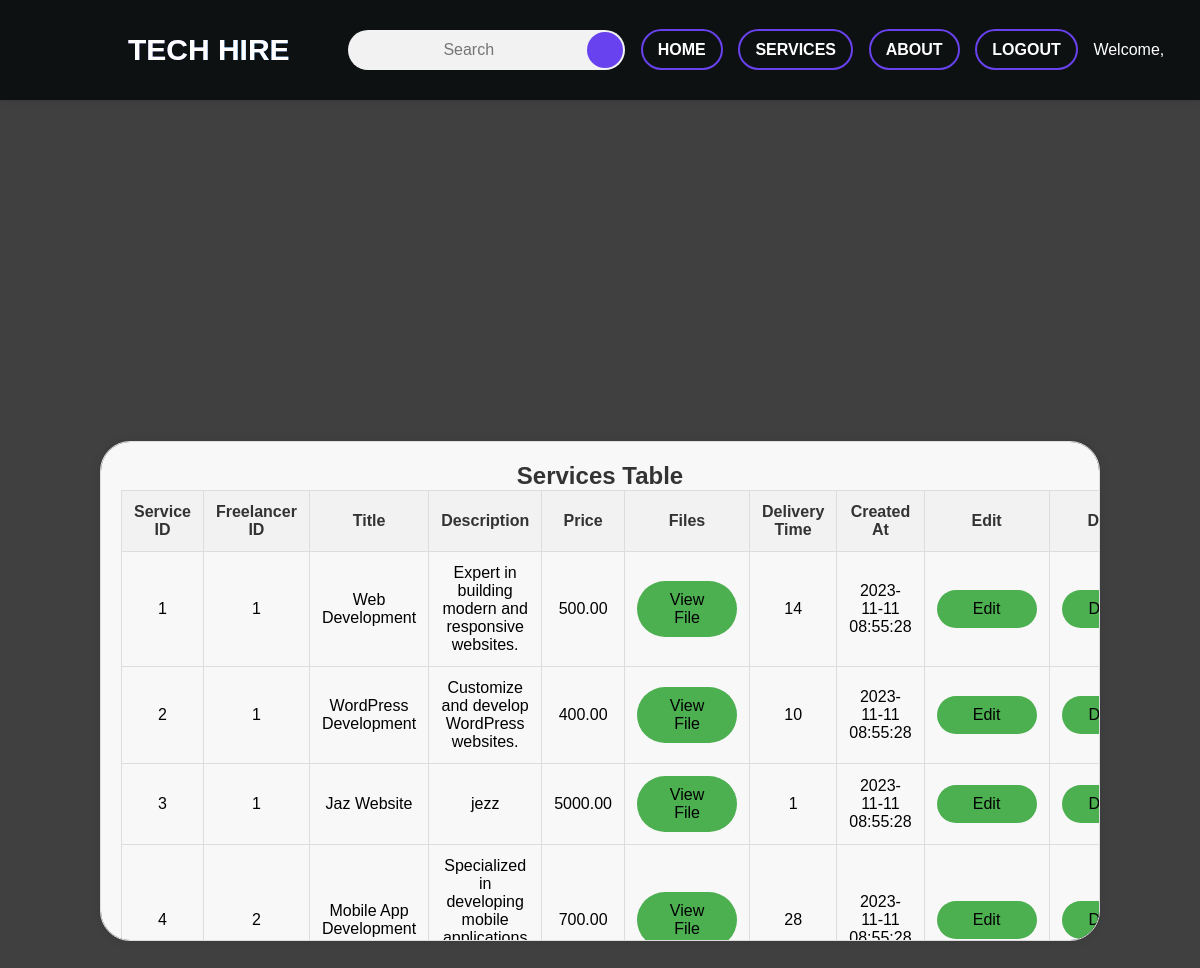
The app's page /actions/createservice.php (signed in) with its own data.
### tables this page shows
CREATE TABLE `services` (
  `service_id` int(11) NOT NULL,
  `freelancer_id` int(11) NOT NULL,
  `title` varchar(255) NOT NULL,
  `descriptions` text NOT NULL,
  `price` decimal(10,2) NOT NULL,
  `delivery_time` int(11) DEFAULT NULL,
  `created_at` timestamp NOT NULL DEFAULT current_timestamp(),
  `files` varchar(255) DEFAULT NULL
);

### actions/createservice.php (the view, shortened to what this page needs)
<!DOCTYPE html>
<html lang="en">
<head>
    <link rel='stylesheet' href="../css/createservice.css">
</head>
<body>
    <?php
    include('../includes/connect.php');
    include('../includes/header.php');
    if (isset($_SESSION["user_type"])) {
        if ($_SESSION["user_type"] == "freelancer") {
            $user_id = $_SESSION["user_id"];
            $sql = "SELECT freelancer_id FROM freelancers WHERE user_id = ?";
  $stmt = $conn->prepare($sql);
  $stmt->bind_param('s', $user_id);
  $stmt->execute();
  $result = $stmt->get_result();
  if ($result->num_rows > 0) {
    $row = $result->fetch_assoc();
    $freelancerId = $row['freelancer_id'];
  } else {
    echo "User not found in the freelancer table.";
    exit();
  }
  if ($_SERVER['REQUEST_METHOD'] === 'POST') {
    $title = $_POST['title'];
    $description = $_POST['description'];
    $price = $_POST['price'];
    $deliveryTime = $_POST['initialDays'];
    $createdAt = date('Y-m-d H:i:s');
    $file_name = $_FILES['attached_file']['name'];
    $file_temp = $_FILES['attached_file']['tmp_name'];
    $uploads_dir = $_SERVER['DOCUMENT_ROOT'] . '/project-root/uploads/';
    $destination = $uploads_dir . $file_name;
    if (move_uploaded_file($file_temp, $destination)) {
      $sql = "INSERT INTO services (freelancer_id, title, descriptions, price, delivery_time, created_at, files)
              VALUES (?, ?, ?, ?, ?, ?, ?)";
      $stmtInsert = $conn->prepare($sql);
      $stmtInsert->bind_param('sssssss', $freelancerId, $title, $description, $price, $deliveryTime, $createdAt, $file_name);
      if ($stmtInsert->execute() === TRUE) {
          $_SESSION['success_message'] = 'Service created successfully!';
      } else {
          echo "Error: " . $conn->error;
      }
  } else {
      echo "File upload failed.";
  }
  }
  echo "<div class='container'>";
  echo "<div class='form-container'>";
  echo "<h2>Create New Service</h2>";
  echo "<form action='' method='post' enctype='multipart/form-data'> ";
  echo "<label for='title'>Title:</label>";
  echo "<input type='text' id='title' name='title' required><br>";
  echo "<label for='description'>Description:</label>";
  echo "<textarea id='description' name='description' rows='4' required></textarea><br>";
  echo "<label for='price'>Price:</label>";
  echo "<input type='number' id='price' name='price' min='0' step='100' required><br>";
  echo "<label for='initialDays'>Initial Delivery Days:</label>";
  echo "<select id='initialDays' name='initialDays' required>";
  for ($i = 1; $i <= 100; $i++) {
    echo "<option value='{$i}'>{$i}</option>";
  }
  echo "</select><br>";
  echo "<label for='attached_file'>Attach File:</label>";
  echo "<input type='file' id='attached_file' name='attached_file'><br>";
  echo "<input type='submit' value='Submit'>";
  echo "</form>";
  echo "</div>";
  echo "<div class='table-container'>";
  echo "<h2>Your Services</h2>";
  $sqlServices = "SELECT * FROM services WHERE freelancer_id = ?";
  $stmtServices = $conn->prepare($sqlServices);
  $stmtServices->bind_param('s', $freelancerId);
  $stmtServices->execute();
  $resultServices = $stmtServices->get_result();
  if ($resultServices && $resultServices->num_rows > 0) {
    echo "<table id='servicesTable'>";
    echo "<tr>
              <th>Title</th>
              <th>Description</th>
              <th>Price</th>
              <th>Files</th>
              <th>Delivery Time</th>
              <th>Created At</th>
              <th>Edit</th>
              <th>Delete</th>
          </tr>";
    while ($rowService = $resultServices->fetch_assoc()) {
      echo "<tr>
                  <td>{$rowService['title']}</td>
                  <td>{$rowService['descriptions']}</td>
                  <td>{$rowService['price']}</td>
                  <td><a href='../actions/view_file.php?file_name={$rowService['files']}'>View File</a></td>
                  <td>{$rowService['delivery_time']}</td>
                  <td>{$rowService['created_at']}</td>
                  <td><a href='editservice.php?service_id={$rowService['service_id']}'>Edit</a></td>
                  <td><a href='deleteservice.php?service_id={$rowService['service_id']}'>Delete</a></td>
              </tr>";
    }
    echo "</table>";
  } else {
    echo "<p>No services found. <a href='#'>Create a new service</a>.</p>";
  }
  echo "</div>";
  echo "</div>";
  if (isset($_SESSION['success_message'])) {
    echo "<div class='success-popup'>{$_SESSION['success_message']}</div>";
    unset($_SESSION['success_message']);
  }
        } elseif ($_SESSION["user_type"] == "admin") {
          echo "<div class='table-container'>";
          echo "<h2>Services Table</h2>";
          $sqlServices = "SELECT * FROM services";
          $resultServices = $conn->query($sqlServices);
          if ($resultServices && $resultServices->num_rows > 0) {
              echo "<table id='servicesTable'>";
              echo "<tr>
                      <th>Service ID</th>
                      <th>Freelancer ID</th>
                      <th>Title</th>
                      <th>Description</th>
                      <th>Price</th>
                      <th>Files</th>
                      <th>Delivery Time</th>
                      <th>Created At</th>
                      <th>Edit</th>
                      <th>Delete</th>
                    </tr>";
              while ($rowService = $resultServices->fetch_assoc()) {
                  echo "<tr>
                          <td>{$rowService['service_id']}</td>
                          <td>{$rowService['freelancer_id']}</td>
                          <td>{$rowService['title']}</td>
                          <td>{$rowService['descriptions']}</td>
                          <td>{$rowService['price']}</td>
                          <td><a href='../actions/view_file.php?file_name={$rowService['files']}'>View File</a></td>
                          <td>{$rowService['delivery_time']}</td>
                          <td>{$rowService['created_at']}</td>
                          <td><a href='editservice.php?service_id={$rowService['service_id']}'>Edit</a></td>
                          <td><a href='deleteservice.php?service_id={$rowService['service_id']}'>Delete</a></td>
                        </tr>";
              }
              echo "</table>";
          } else {
              echo "<p>No services found.</p>";
          }
        } else {
            echo "<p class=\"access-denied\">Invalid user type. Log in with correct credentials.</p>";
        }
    } else {
        echo "<p class=\"access-denied\">You are not logged in. Log in to access more features.</p>";
    }
    ?>
</body>
</html>

### css/createservice.css (style rules this page uses)
body { margin: 0; padding: 0; box-sizing: border-box; font-family: "Poppins, sans-serif"; height: 100vh; background-image: linear-gradient(rgba(0, 0, 0, 0.75), rgba(0, 0, 0, 0.75)), url(../images/purplesignup.jpg); background-size: cover; background-position: center; display: flex; align-items: center; justify-content: center; color: #fff; text-align: center; }
.form-container h2, .table-container h2 { text-align: center; color: #333; }
#servicesTable { width: 100%; border-collapse: collapse; max-height: 400px; overflow-y: auto; }
#servicesTable th, #servicesTable td { border: 1px solid #ddd; padding: 12px; text-align: center; color: black; }
#servicesTable th { background-color: #f2f2f2; color: #333; }
.table-container { position: relative; max-width: 1200px; margin: 500px auto 0px; padding: 20px; background-color: #f8f8f8; border: 1px solid #ddd; border-radius: 30px; box-shadow: 0 0 10px rgba(0, 0, 0, 0.1); overflow-y: auto; padding-bottom: 50px; }
.table-container { position: relative; max-width: 1000px; margin: 500px auto 0px; padding: 20px; background-color: #f8f8f8; border: 1px solid #ddd; border-radius: 30px; box-shadow: 0 0 10px rgba(0, 0, 0, 0.1); overflow-y: auto; position: relative; height: 500px; overflow-y: auto; padding-bottom: 50px; }
.form-container, .table-container { max-width: 1000px; margin: 50px auto 0px; padding: 20px; background-color: #f8f8f8; border: 1px solid #ddd; border-radius: 30px; box-shadow: 0 0 10px rgba(0, 0, 0, 0.1); overflow-y: auto; }
.table-container td { text-align: center; }
.table-container a { width: 100px; }
.table-container td a { display: inline-block; padding: 10px 20px; border: none; border-radius: 30px; cursor: pointer; text-decoration: none; color: black; background-color: #4caf50; }

### css/header.css (style rules this page uses)
* { margin: 0; padding: 0; box-sizing: border-box; font-family: Arial; }
body { background-size: cover; height: 100vh; background-position: center; }

### records on screen
services: service_id "1", freelancer "1", title "Web Development", descriptions "Expert in building modern and responsive websites.", price "500.00", delivery_time "14", created_at "2023-11-11 08:55:28"
services: service_id "2", freelancer "1", title "WordPress Development", descriptions "Customize and develop WordPress websites.", price "400.00", delivery_time "10", created_at "2023-11-11 08:55:28"
services: service_id "3", freelancer "1", title "Jaz Website", descriptions "jezz", price "5000.00", delivery_time "1", created_at "2023-11-11 08:55:28"
services: service_id "4", freelancer "2", title "Mobile App Development", descriptions "Specialized in developing mobile…", price "700.00", delivery_time "28", created_at "2023-11-11…"
